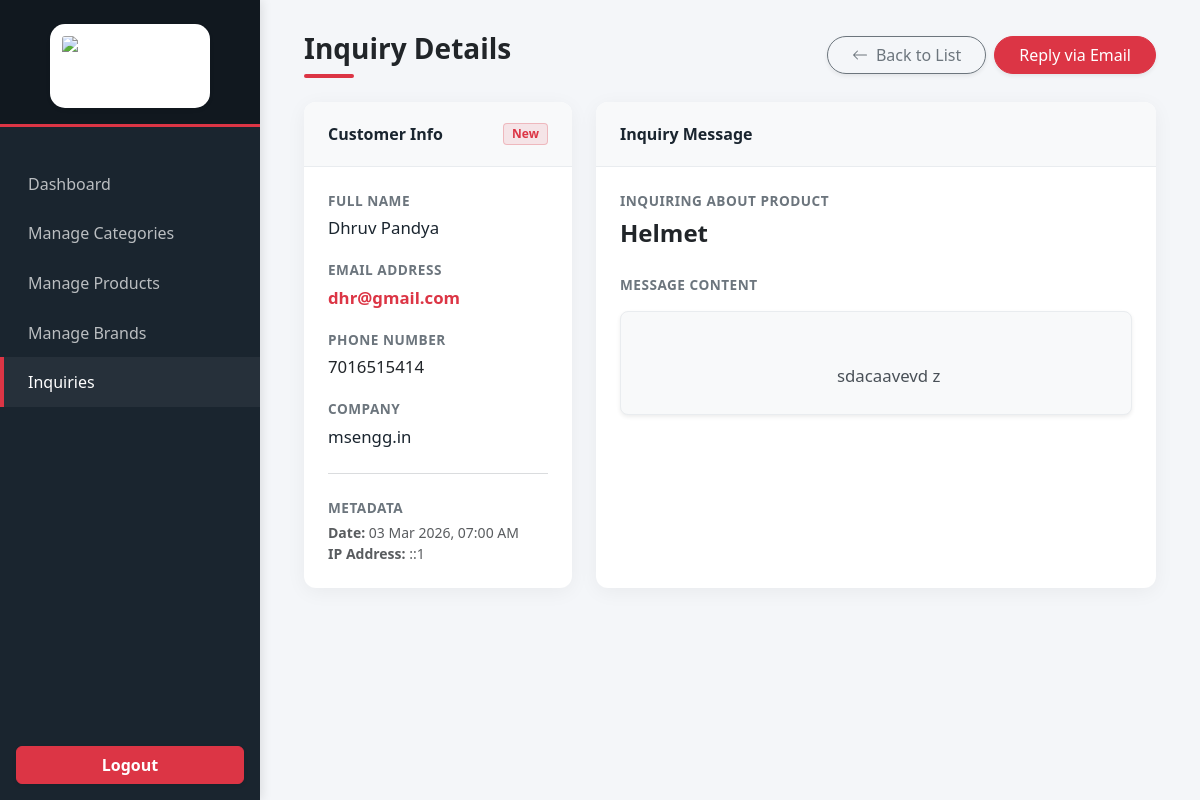
Page /admin/inquiries/view.php?id=1 (signed in) on the earlier database version.
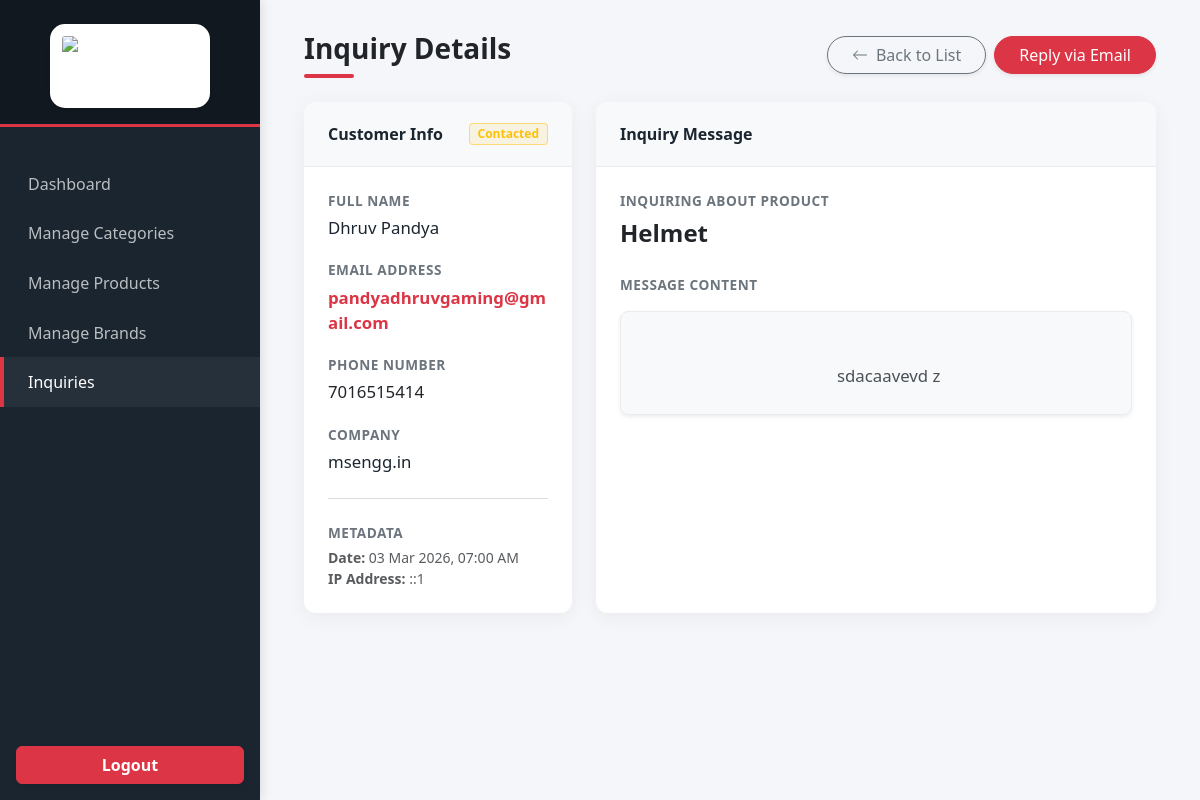
Same page on the later database version.
### tables this page shows
CREATE TABLE `inquiries` (
  `id` int(11) NOT NULL,
  `product_id` int(11) DEFAULT NULL,
  `product_name` varchar(255) DEFAULT NULL,
  `name` varchar(150) NOT NULL,
  `email` varchar(150) NOT NULL,
  `phone` varchar(20) DEFAULT NULL,
  `company` varchar(150) DEFAULT NULL,
  `message` text NOT NULL,
  `ip_address` varchar(45) DEFAULT NULL,
  `user_agent` text DEFAULT NULL,
  `status` tinyint(4) DEFAULT 0,
  `created_at` timestamp NOT NULL DEFAULT current_timestamp()
);

### admin/inquiries/view.php (the view, shortened to what the changed rows need)
<?php
require_once "../../config/database.php";
$id = intval($_GET['id']);
$stmt = $conn->prepare("
SELECT * FROM inquiries
WHERE id = ?
");
$stmt->bind_param("i", $id);
$stmt->execute();
$data = $stmt->get_result()->fetch_assoc();
?>
<!DOCTYPE html>
<html lang="en">
<head>
    <link href="https://cdn.jsdelivr.net/npm/bootstrap@5.3.2/dist/css/bootstrap.min.css" rel="stylesheet">
</head>
<body>
    <div class="main-content">
        <div class="container-fluid">
            <div class="row">
                <div class="col-12">
                    <div class="row g-4">
                        <div class="col-lg-4">
                            <div class="card admin-card">
                                <div class="admin-card-header d-flex justify-content-between align-items-center">
                                    Customer Info
                                    <?php if (isset($data['status'])): ?>
                                        <?php if ($data['status'] == 0): ?>
                                            <span class="badge bg-danger bg-opacity-10 text-danger border border-danger border-opacity-25 px-2 py-1 rounded-1">New</span>
                                        <?php elseif ($data['status'] == 1): ?>
                                            <span class="badge bg-warning bg-opacity-10 text-warning border border-warning border-opacity-50 px-2 py-1 rounded-1">Contacted</span>
                                        <?php else: ?>
                                            <span class="badge bg-success bg-opacity-10 text-success border border-success border-opacity-25 px-2 py-1 rounded-1">Closed</span>
                                        <?php endif; ?>
                                    <?php endif; ?>
                                </div>
                                <div class="admin-card-body">
                                    <div class="detail-group">
                                        <div class="detail-label">Full Name</div>
                                        <div class="detail-value"><?= htmlspecialchars($data['name']); ?></div>
                                    </div>
                                    <div class="detail-group">
                                        <div class="detail-value">
                                            <a href="mailto:<?= htmlspecialchars($data['email']); ?>" class="text-decoration-none text-danger fw-semibold">
                                                <?= htmlspecialchars($data['email']); ?>
                                            </a>
                                        </div>
                                    </div>
                                    <div class="detail-group">
                                        <div class="detail-value">
                                            <a href="tel:<?= htmlspecialchars($data['phone']); ?>" class="text-decoration-none text-dark">
                                                <?= htmlspecialchars($data['phone']); ?>
                                            </a>
                                        </div>
                                    </div>
                                    <div class="detail-group">
                                        <div class="detail-label">Company</div>
                                        <div class="detail-value">
                                            <?= !empty($data['company']) ? htmlspecialchars($data['company']) : '<span class="text-muted fst-italic">Not Provided</span>'; ?>
                                        </div>
                                    </div>
                                    <div class="detail-group mb-0">
                                        <div class="detail-label">Metadata</div>
                                        <div class="text-muted small">
                                            <strong>Date:</strong> <?= date("d M Y, h:i A", strtotime($data['created_at'] ?? 'now')); ?><br>
                                            <strong>IP Address:</strong> <?= htmlspecialchars($data['ip_address']); ?>
                                        </div>
                                    </div>
                                </div>
                            </div>
                        </div>
                        <div class="col-lg-8">
                            <div class="card admin-card">
                                <div class="admin-card-body">
                                    <div class="detail-group mb-4">
                                        <div class="detail-label">Inquiring About Product</div>
                                        <div class="detail-value fs-4 fw-bold text-dark">
                                            <?= !empty($data['product_name']) ? htmlspecialchars($data['product_name']) : '<span class="text-muted fst-italic">General Inquiry</span>'; ?>
                                        </div>
                                    </div>
                                    <div class="detail-group mb-0">
                                        <div class="detail-label mb-3">Message Content</div>
                                        <div class="message-box shadow-sm">
                                            <?= htmlspecialchars($data['message']); ?>
                                        </div>
                                    </div>
                                </div>
                            </div>
                        </div>
                    </div>
                </div>
            </div>
        </div>
    </div>
</body>
</html>

Differences in the rows shown:
changed inquiries "Helmet": status 0 → 1 (drawn); email "dhr@gmail.com" → "pandyadhruvgaming@gmail.com"
Other differences:
text no longer shown: "New"
text now shown: "Contacted"
